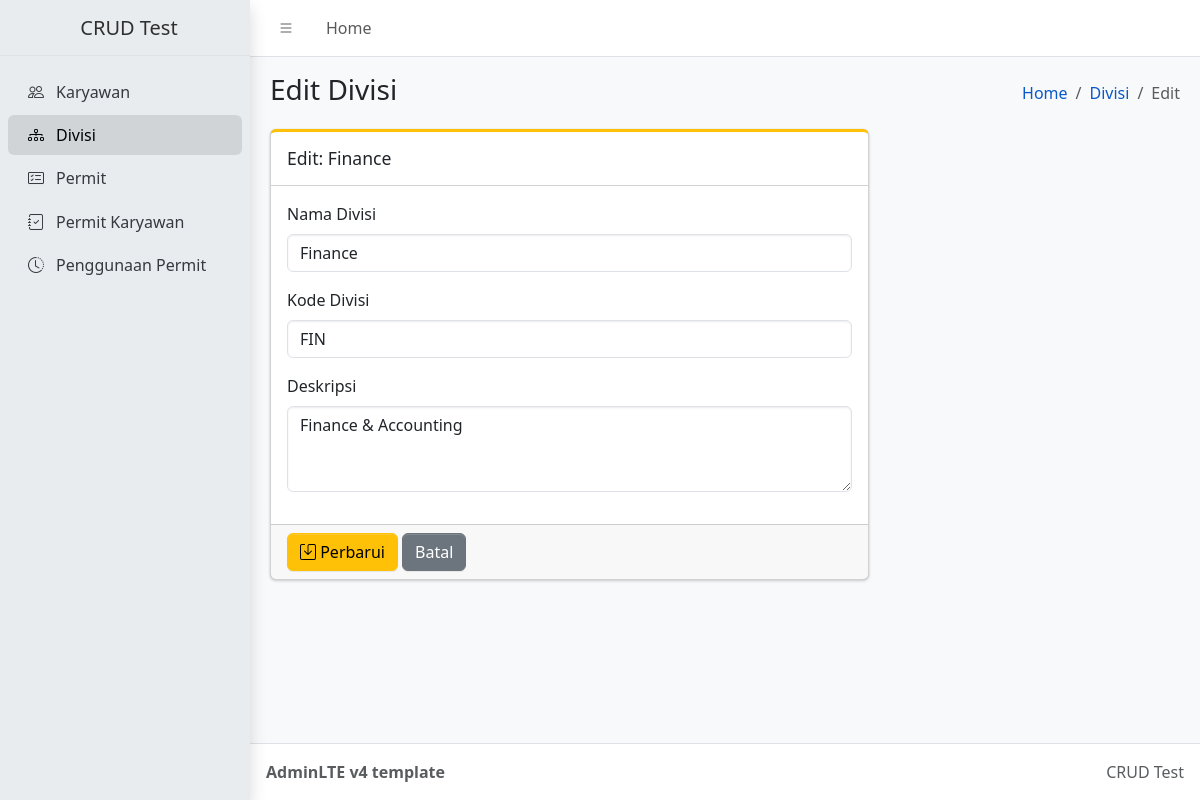
/view/divisi_edit.php?id=8, run on the app's committed database.
### tables this page shows
CREATE TABLE `division` (
  `id` bigint(20) unsigned NOT NULL AUTO_INCREMENT,
  `division_name` varchar(100) NOT NULL,
  `divisi_code` varchar(5) DEFAULT NULL,
  `description` text,
  `created_at` timestamp NOT NULL DEFAULT CURRENT_TIMESTAMP,
  `updated_at` timestamp NOT NULL DEFAULT CURRENT_TIMESTAMP ON UPDATE CURRENT_TIMESTAMP,
  PRIMARY KEY (`id`),
  UNIQUE KEY `division_name` (`division_name`),
  UNIQUE KEY `uq_divisi_code` (`divisi_code`)
);

### controller/divisiController.php (called while the page is built, shortened)
<?php
class DivisiController
{
    private $conn;
    public function __construct($conn)
    {
        $this->conn = $conn;
    }
    public function find($id)
    {
        $id = (int) $id;
        $sql = "SELECT * FROM division WHERE id = {$id} LIMIT 1";
        $result = mysql_query($sql, $this->conn);
        return mysql_fetch_assoc($result);
    }
}
?>

### view/divisi_edit.php (the view, shortened to what this page needs)
<?php
require_once __DIR__ . '/../controller/divisiController.php';
$divisiController = new DivisiController($conn);
$id = isset($_GET['id']) ? (int) $_GET['id'] : 0;
$row = $divisiController->find($id);
$data = array(
    'division_name' => $row['division_name'],
    'divisi_code'   => isset($row['divisi_code']) ? $row['divisi_code'] : '',
    'description'   => $row['description'],
);
?>
<!doctype html>
<html lang="en" data-bs-theme="light">
  <head>
    <link rel="stylesheet" href="https://cdn.jsdelivr.net/npm/@fontsource/source-sans-3@5.3.0/index.css" media="print" onload="this.media = 'all'" />
    <link rel="stylesheet" href="https://cdn.jsdelivr.net/npm/overlayscrollbars@2.16.0/styles/overlayscrollbars.min.css" />
    <link rel="stylesheet" href="https://cdn.jsdelivr.net/npm/bootstrap-icons@1.13.1/font/bootstrap-icons.min.css" />
    <link rel="stylesheet" href="../frontend_template/admin-lte-v4.10.1/dist/css/adminlte.css" />
  </head>
  <body class="layout-fixed sidebar-expand-lg bg-body-tertiary">
    <div class="app-wrapper">
      <nav class="app-header navbar navbar-expand bg-body">
        <div class="container-fluid">
          <ul class="navbar-nav">
            <li class="nav-item"><a class="nav-link" data-lte-toggle="sidebar" href="#" role="button"><i class="bi bi-list"></i></a></li>
            <li class="nav-item d-none d-md-block"><a href="home.php" class="nav-link">Home</a></li>
          </ul>
        </div>
      </nav>
      <?php include __DIR__ . '/sidebar.php'; ?>
      <main class="app-main">
        <div class="app-content-header">
          <div class="container-fluid">
            <div class="row">
              <div class="col-sm-6"><h1 class="mb-0 fs-3">Edit Divisi</h1></div>
              <div class="col-sm-6">
                <nav aria-label="breadcrumb">
                  <ol class="breadcrumb float-sm-end">
                    <li class="breadcrumb-item"><a href="home.php">Home</a></li>
                    <li class="breadcrumb-item"><a href="divisi.php">Divisi</a></li>
                    <li class="breadcrumb-item active" aria-current="page">Edit</li>
                  </ol>
                </nav>
              </div>
            </div>
          </div>
        </div>
        <div class="app-content">
          <div class="container-fluid">
            <div class="row">
              <div class="col-md-8">
                <div class="card card-warning card-outline mb-4">
                  <div class="card-header"><h3 class="card-title">Edit: <?php echo htmlspecialchars($row['division_name']); ?></h3></div>
                  <form method="post" action="divisi_edit.php?id=<?php echo (int) $id; ?>">
                    <div class="card-body">
                      <div class="mb-3">
                        <label for="division_name" class="form-label">Nama Divisi</label>
                        <input type="text" id="division_name" name="division_name" class="form-control" value="<?php echo htmlspecialchars($data['division_name']); ?>" required maxlength="100" />
                      </div>
                      <div class="mb-3">
                        <label for="divisi_code" class="form-label">Kode Divisi</label>
                        <input type="text" id="divisi_code" name="divisi_code" class="form-control" value="<?php echo htmlspecialchars($data['divisi_code']); ?>" maxlength="5" />
                      </div>
                      <div class="mb-3">
                        <label for="description" class="form-label">Deskripsi</label>
                        <textarea id="description" name="description" class="form-control" rows="3"><?php echo htmlspecialchars($data['description']); ?></textarea>
                      </div>
                    </div>
                    <div class="card-footer">
                      <button type="submit" class="btn btn-warning"><i class="bi bi-save"></i> Perbarui</button>
                      <a href="divisi.php" class="btn btn-secondary">Batal</a>
                    </div>
                  </form>
                </div>
              </div>
            </div>
          </div>
        </div>
      </main>
      <footer class="app-footer"><div class="float-end d-none d-sm-inline">CRUD Test</div><strong>AdminLTE v4 template</strong></footer>
    </div>
  </body>
</html>

### data on the page
division: division_name "Finance", divisi_code "FIN", description "Finance & Accounting"
